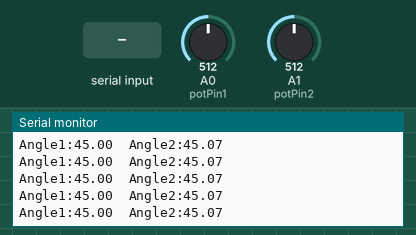
A sketch run on a simulated Arduino Uno, built with avr-gcc and run on an emulated ATmega328P. Parts: the last lines printed to the serial monitor. The test bench sets the inputs (shaded band); at power-on: A1 (potPin2) = 512, A0 (potPin1) = 512.

Above: at 2.2 s.
2.3 s: "zero\n" received over Serial
At 3.2 s:
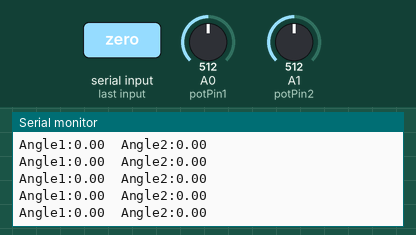
3.8 s: "90\n" received over Serial
5.3 s: A1 (potPin2) set to 716
At 5.9 s:
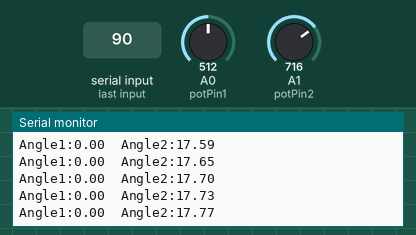
6.8 s: A1 (potPin2) set to 900
At 7.5 s:
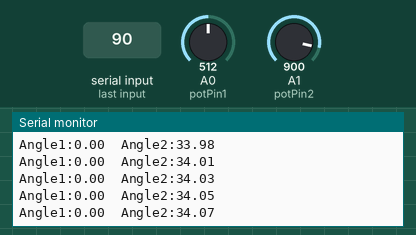
Timing chart, 0 to 9.3 s (numbered marks = the images above; inputs shaded):
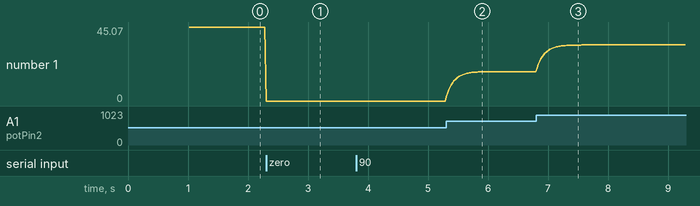

The sketch:

Angle_Calibration_Test.ino
```cpp
// Pins for the analog inputs (matching the Sender code)
const int potPin1 = A0;
const int potPin2 = A1;

// --- CALIBRATION SETTINGS ---
// Default starting raw ADC points for the 2-point calibration.
// These are rough guesses assuming ~11.37 ADC per degree
float pot1_0 = 0.0, pot1_90 = 1024.0; // Pot 1 handles 0 to 90 degrees
float pot2_0 = 0.0, pot2_25 = 284.0;  // Pot 2 handles 0 to 25 degrees (MCP sideways)

void setup() {
  Serial.begin(115200);

  // REQUIRED for S3 Native USB to show Serial output
  delay(1000);
  Serial.println("Starting Angle Check...");
  Serial.println("--- 2-POINT CALIBRATION ACTIVE ---");
  Serial.println("Type 'zero' to set current position as 0 degrees for BOTH pots");
  Serial.println("Type '90' to set current position as 90 degrees for Pot 1");
  Serial.println("Type '25' to set current position as 25 degrees for Pot 2");
}

// Float version of Arduino's map() for better precision
float mapFloat(float x, float in_min, float in_max, float out_min, float out_max) {
  if (in_max == in_min) return out_min; // Prevent divide by zero
  return (x - in_min) * (out_max - out_min) / (in_max - in_min) + out_min;
}

void loop() {
  // Read analog inputs from the potentiometers
  int raw1 = analogRead(potPin1);
  int raw2 = analogRead(potPin2);

  // Apply Exponential Moving Average (EMA) filter
  float alpha = 0.15; // Lower = smoother but slower response.

  static float filtered1 = raw1; // initialize with first reading
  static float filtered2 = raw2;

  filtered1 = (alpha * raw1) + ((1.0 - alpha) * filtered1);
  filtered2 = (alpha * raw2) + ((1.0 - alpha) * filtered2);

  // Check if there is a message from the Serial Monitor
  if (Serial.available() > 0) {
    String message = Serial.readStringUntil('\n');
    message.trim(); // Remove any extra spaces or hidden newline characters

    if (message.equalsIgnoreCase("zero")) {
      pot1_0 = filtered1;
      pot2_0 = filtered2;

      // Shift the 90 and 25 points so we maintain a positive slope
      // even if the new zero point is very high.
      pot1_90 = pot1_0 + 1024.0;
      pot2_25 = pot2_0 + 284.0;

      Serial.println("\n--- 0 DEGREE POINT SET (Pot 1 & 2) ---");
    }
    else if (message.equalsIgnoreCase("90")) {
      pot1_90 = filtered1;
      Serial.println("\n--- 90 DEGREE POINT SET (Pot 1) ---");
    }
    else if (message.equalsIgnoreCase("25")) {
      pot2_25 = filtered2;
      Serial.println("\n--- 25 DEGREE POINT SET (Pot 2) ---");
    }
  }

  // Calculate the final angles mapFloat(adc, zeroAdc, maxAdc, 0.0, maxAngle)
  float angle1 = mapFloat(filtered1, pot1_0, pot1_90, 0.0, 90.0);
  float angle2 = mapFloat(filtered2, pot2_0, pot2_25, 0.0, 25.0);

  // Print the angles to the Serial monitor
  Serial.print("Angle1:");
  Serial.print(angle1);
  Serial.print("\tAngle2:");
  Serial.println(angle2);

  // Delay for a stable framerate (e.g., 20ms = 50Hz)
  delay(20);
}
```

Measured:
- after the input at 2.3 s, the serial monitor: prints a new line at once (image 1)
- after the input at 5.3 s, the serial monitor: prints a new line at once (image 2)
- after the input at 6.8 s, the serial monitor: prints a new line at once (image 3)
- plotted number 1: 0 → 17.96 after the input at 5.3 s, 17.96 → 34.15 after the input at 6.8 s
